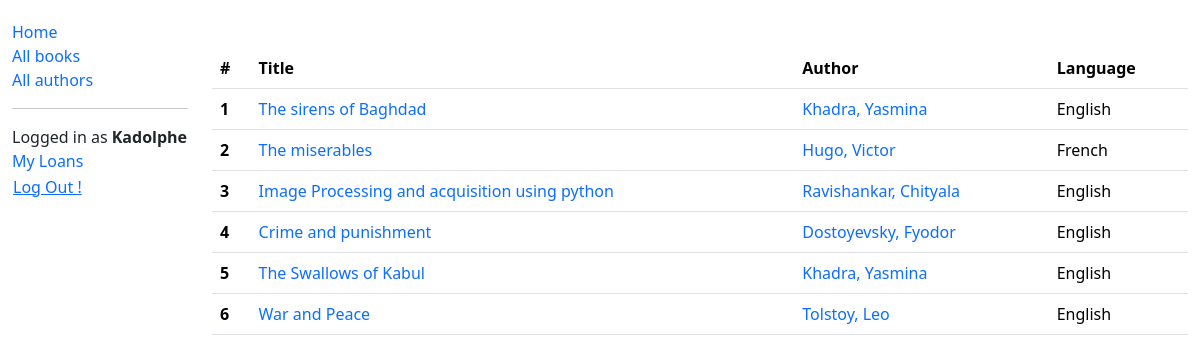
Screenshot of /catalog/books/ (signed in) with the database file from the repository.
### LocalLibrary/models.py (models this page shows, shortened)
class Book(models.Model):
    title = models.CharField(max_length=255)
    author = models.ForeignKey("Author", on_delete=models.RESTRICT, null=True, verbose_name="written by")
    summary = models.TextField(max_length=1000, help_text="Enter a brief description of the book")
    ISBN = models.CharField('ISBN', max_length=13,
                            unique=True,
                            help_text='13 Character <a href="https://www.isbn-international.org/content/what-isbn'
                                      '">ISBN number</a>'
                            )
    genre = models.ManyToManyField(Genre, help_text="Select a genre for this book")
    language = models.ForeignKey('Language', on_delete=models.SET_NULL, null=True)
    def get_absolute_url(self):
        return reverse('LocalLibrary:book-detail', args=[str(self.id)])

class Author(models.Model):
    first_name = models.CharField(max_length=100)
    last_name = models.CharField(max_length=100)
    date_of_birth = models.DateField(null=True, blank=True)
    date_of_death = models.DateField('died', null=True, blank=True)
    class Meta:
        ordering = ['last_name', 'first_name']
    def get_absolute_url(self):
        return reverse('LocalLibrary:author-detail', args=[str(self.id)])
    def __str__(self):
        return f'{self.last_name}, {self.first_name}'

class Language(models.Model):
    name = models.CharField(max_length=200,
                            unique=True,
                            help_text="Enter the book's natural language (e.g. English, French, Japanese etc.)")
    def __str__(self):
        return self.name
    class Meta:
        constraints = [
            UniqueConstraint(
                Lower('name'),
                name='language_name_case_insensitive_unique',
                violation_error_message = "Language already exists (case insensitive match)"
            ),
        ]

### LocalLibrary/views.py (the view)
# urls.py: path('books/', views.BookListView.as_view(), name='books'),
class BookListView(LoginRequiredMixin, generic.ListView):
    model = Book
    template_name = 'LocalLibrary/books/index.html'
    queryset = Book.objects.all()
    paginate_by = 10
    def get_context_data(self, **kwargs):
        context = super().get_context_data(**kwargs)
        return context

### LocalLibrary/templates/LocalLibrary/books/index.html (shortened to what this page needs)
{% extends 'LocalLibrary/base_generic.html' %}
{% block content %}
<table class="table">
    <thead>
      <tr>
        <th scope="col">#</th>
        <th scope="col">Title</th>
        <th scope="col">Author</th>
        <th scope="col">Language</th>
      </tr>
    </thead>
    <tbody>
        {% for book in book_list %}
        <tr>
            <th scope="row">{{ forloop.counter }}</th>
            <td><a href="{{book.get_absolute_url}}">{{ book.title }}</a></td>
            <td><a href="{{ book.author.get_absolute_url }}">{{ book.author }}</a></td>
            <td>{{ book.language }}</td>
        </tr>
        {% empty %}
        <tr>
            <td colspan="4"><i>There is no book available in the library</i></td>
        </tr>
        {% endfor %}
    </tbody>
</table>
{% endblock content %}

### LocalLibrary/templates/LocalLibrary/base_generic.html (shortened to what this page needs)
<!DOCTYPE html>
<html lang="en">
<head>
    <link href="https://cdn.jsdelivr.net/npm/bootstrap@5.3.3/dist/css/bootstrap.min.css" rel="stylesheet">
    <link rel="stylesheet" href="https://cdn.jsdelivr.net/npm/bootstrap-icons@1.11.3/font/bootstrap-icons.min.css">
    {% load static %}
    <link rel="stylesheet" href="{% static 'LocalLibrary/style.css' %}">
</head>
<body>
    <div class="container-fluid">
        <div class="row">
          <div class="col-sm-2">
            {% block sidebar %}
              <ul class="sidebar-nav">
                <li><a href="{% url 'LocalLibrary:index' %}">Home</a></li>
                <li><a href="{% url 'LocalLibrary:books' %}">All books</a></li>
                <li><a href="{% url 'LocalLibrary:authors' %}">All authors</a></li>
                <hr>
                {% if user.is_authenticated %}
                <li>Logged in as <strong>{{user.get_username|title}}</strong></li>
                <li><a href="{% url 'LocalLibrary:my-borrowed' %}">My Loans</a></li>
                <li>
                  <form action="{% url 'logout' %}" method="post">
                    <button type="submit" class="btn btn-link ms-0 p-0">Log Out !</button>
                  </form>
                </li>
                {% else %}
                  <li><a href="{% url 'login' %}">Log in ?</a></li>
                {% endif %}
              </ul>
            {% endblock %}
          </div>
          <div class="col-sm-10 mt-5">
            {% block content %}{% endblock %}
          </div>
        </div>
    </div>
</body>
</html>

### LocalLibrary/static/LocalLibrary/style.css (style rules this page uses)
.sidebar-nav { margin-top: 20px; padding: 0; list-style: none; }
a { text-decoration: none; }

### rows the page displays
Book: title "The sirens of Baghdad", author "Khadra, Yasmina", language "English"
Book: title "The miserables", author "Hugo, Victor", language "French"
Book: title "Image Processing and acquisition using python", author "Ravishankar, Chityala", language "English"
Book: title "Crime and punishment", author "Dostoyevsky, Fyodor", language "English"
Book: title "The Swallows of Kabul", author "Khadra, Yasmina", language "English"
Book: title "War and Peace", author "Tolstoy, Leo", language "English"

### other values shown
{{ user.get_username|title }} "Kadolphe"
